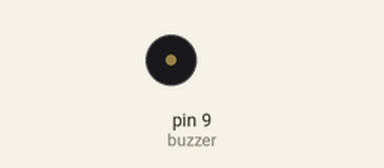
Simulated run of this sketch. Board: Arduino Uno, built with avr-gcc and run on an emulated ATmega328P. Shown: buzzer (waves = sounding).

Above: at 0.1 s.
At 1.1 s:
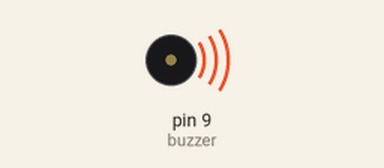
Timing chart, 0 to 2.6 s (numbered marks = the images above):
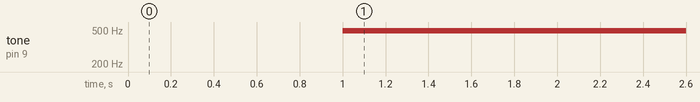

The sketch:

hatten2-3-1.ino
```cpp
//値を定義
const int buzzer = 9;
void setup() {
  Serial.begin(9600);
  // シリアル通信を9600kbpsで初期化
  pinMode(buzzer,OUTPUT);
  //buzzerを出力に設定
}
void loop() {
  for(int i = 0; i <= 256; i+=64){
    if(i==256){//256は引数にならないので
      i--;
    }
    analogWrite(buzzer,i);//buzzerに出力
    delay(1000);//1秒待つ
  }
}
```

Measured:
- by itself, tone on pin 9 (buzzer): silent → 490 Hz at 1.0 s
